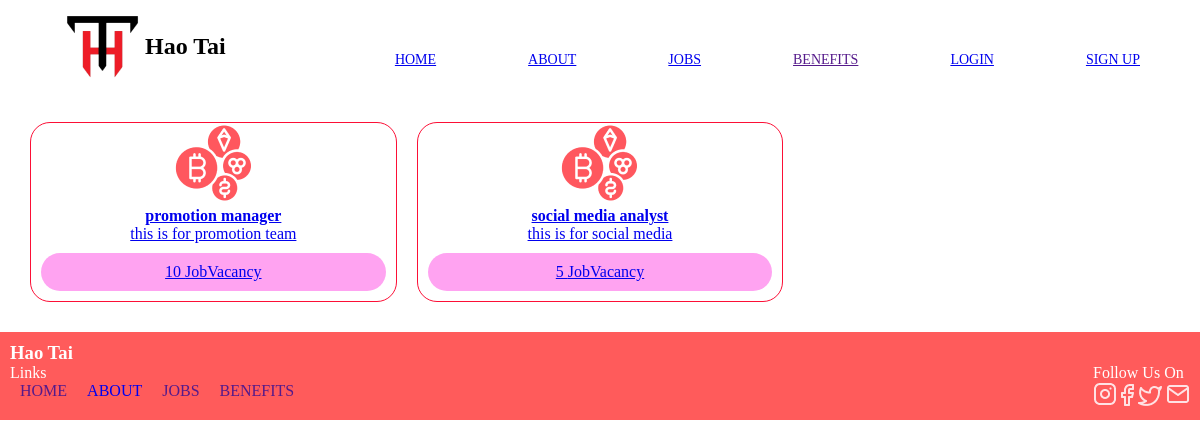
The page /job/2 on the database its author committed.
### web/models.py (models this page shows, shortened)
class jobs(models.Model):
    title = models.CharField(max_length=30)
    description =models.TextField()
    no_of_vacancy = models.IntegerField()
    images = models.ImageField(upload_to = 'jobimages')
    experience = models.TextField()
    documents =models.TextField()
    skills = models.TextField()
    language = models.TextField()
    salary = models.TextField()
    age = models.TextField()
    cat = models.ForeignKey('categories',on_delete=models.CASCADE,related_name='jobs')

### web/views.py (the view)
# urls.py: path('job/',views.job, name = "job"),
def job(request,id=None):
    if id:
        categ = get_object_or_404(categories,id=id)
        joy = jobs.objects.filter(cat=categ)
        context = {
            'jo' : joy,
        }
        return render(request,'job.html',context)
    else:
        joy = jobs.objects.all()
        context = {
            'jo' : joy,
        }
        return render(request,'job.html',context)

### templates/job.html (shortened to what this page needs)
{%extends 'base.html'%}
{%load static%}
{%block content%}
    <section class="fullbox">
            <div class="subbox">
                {% for job in jo %}
                <div class="singlebox">
                    <img src="../static/images/cryptocurrencies 1.png" alt="">
                    <a href="{% url 'crptojob' job.pk %}"><h4>{{job.title}}</h4>
                    <p>{{job.description}}</p>
                        <p class="inner">{{job.no_of_vacancy}} JobVacancy</p></a>
                </div>
                {%endfor%}
            </div>
            {%endblock%}

### static/style.css (style rules this page uses)
* { margin: 0; padding: 0; }
.fullbox { display: grid; }
.subbox { display: grid; grid-template-columns: repeat(6,1fr); margin: 10px; padding: 20px; gap: 20px; }
.singlebox { justify-content: center; text-align: center; border: 1px solid rgb(252, 15, 54); border-radius: 20px; grid-column: span 2; }
.inner { background-color: rgb(255, 163, 241); border-radius: 20px; margin: 10px; padding: 10px; }

### rows shown on the page
jobs: title "promotion manager", description "this is for promotion team", no_of_vacancy "10"
jobs: title "social media analyst", description "this is for social media", no_of_vacancy "5"
